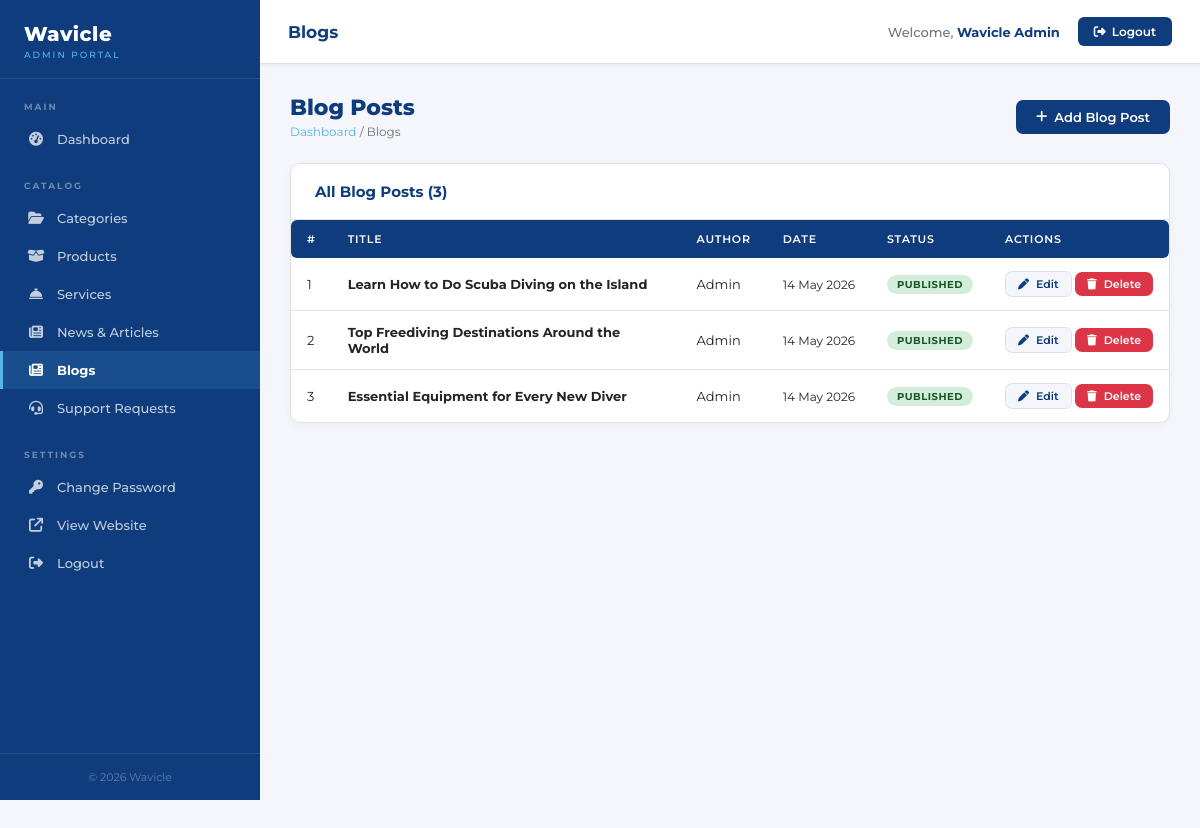
The app's page /admin/blogs/index.php (signed in) with its own data.
### tables this page shows
CREATE TABLE `blogs` (
  `id`          INT UNSIGNED NOT NULL AUTO_INCREMENT,
  `title`       VARCHAR(300) NOT NULL,
  `slug`        VARCHAR(300) NOT NULL,
  `excerpt`     TEXT         NOT NULL,
  `content`     LONGTEXT     NOT NULL,
  `image`       VARCHAR(300) NOT NULL DEFAULT '',
  `author`      VARCHAR(100) NOT NULL DEFAULT 'Admin',
  `status`      TINYINT(1)   NOT NULL DEFAULT 1,
  `created_at`  DATETIME     NOT NULL DEFAULT CURRENT_TIMESTAMP,
  `updated_at`  DATETIME     NOT NULL DEFAULT CURRENT_TIMESTAMP ON UPDATE CURRENT_TIMESTAMP,
  PRIMARY KEY (`id`),
  UNIQUE KEY `idx_blogs_slug` (`slug`),
  KEY `idx_status_created` (`status`,`created_at`)
);

### admin/includes/functions.php (called while the page is built, shortened)
<?php
function e(string $str): string {
    return htmlspecialchars($str, ENT_QUOTES, 'UTF-8');
}

### admin/blogs/index.php (the view, shortened to what this page needs)
<?php
require_once __DIR__ . '/../includes/db.php';
require_once __DIR__ . '/../includes/functions.php';
$blogs = $pdo->query('SELECT id, title, author, status, created_at FROM blogs ORDER BY created_at DESC')->fetchAll();
include __DIR__ . '/../includes/header.php';
?>
<div class="wv-page-header">
    <div>
        <h1>Blog Posts</h1>
        <div class="wv-breadcrumb"><a href="../index.php">Dashboard</a> / Blogs</div>
    </div>
    <a href="create.php" class="wv-btn wv-btn-primary"><i class="fa fa-plus"></i> Add Blog Post</a>
</div>
<div class="wv-card">
    <div class="wv-card__header">
        <span class="wv-card__title">All Blog Posts (<?php echo count($blogs); ?>)</span>
    </div>
    <div class="wv-card__body" style="padding:0;">
        <?php if ($blogs): ?>
        <table class="wv-table">
            <thead>
                <tr><th>#</th><th>Title</th><th>Author</th><th>Date</th><th>Status</th><th>Actions</th></tr>
            </thead>
            <tbody>
            <?php foreach ($blogs as $i => $b): ?>
            <tr>
                <td><?php echo $i + 1; ?></td>
                <td><strong><?php echo e(substr($b['title'], 0, 60)) . (strlen($b['title']) > 60 ? '…' : ''); ?></strong></td>
                <td><?php echo e($b['author']); ?></td>
                <td style="white-space:nowrap; font-size:12px;"><?php echo date('d M Y', strtotime($b['created_at'])); ?></td>
                <td><span class="wv-badge <?php echo $b['status'] ? 'wv-badge-active' : 'wv-badge-inactive'; ?>"><?php echo $b['status'] ? 'Published' : 'Draft'; ?></span></td>
                <td style="white-space:nowrap;">
                    <a href="edit.php?id=<?php echo $b['id']; ?>" class="wv-btn wv-btn-secondary wv-btn-sm"><i class="fa fa-pen"></i> Edit</a>
                    <form method="POST" style="display:inline;">
                        <button type="submit" class="wv-btn wv-btn-danger wv-btn-sm" data-confirm="Delete this blog post? This cannot be undone.">
                            <i class="fa fa-trash"></i> Delete
                        </button>
                    </form>
                </td>
            </tr>
            <?php endforeach; ?>
            </tbody>
        </table>
        <?php endif; ?>
    </div>
</div>
<?php include __DIR__ . '/../includes/footer.php'; ?>

### admin/includes/header.php (style rules this page uses)
*, *::before, *::after { box-sizing: border-box; margin: 0; padding: 0; }
:root { --navy: #0e3c7d; --navy-dark: #092d5e; --blue: #59b5e8; --blue-light: #e8f4fb; --white: #ffffff; --gray-bg: #f4f6fb; --gray-text: #6c757d; --border: #dee2e6; --sidebar-w: 260px; --topbar-h: 64px; }
body, p, li, td, span, label, input, textarea, select, small, a { font-family: 'itc-avant-garde-gothic', 'Avant Garde', 'Montserrat', sans-serif; }
h1, h2, h3, h4, h5, h6, .wv-topbar__title, .wv-sidebar__logo-text, .wv-card__title, .wv-page-header h1, .wv-stat__num, .wv-btn, .wv-label, .wv-nav-item, .wv-table th, .wv-sidebar__logo-sub, .wv-sidebar__section-label, .wv-sidebar__footer { font-family: 'Montserrat', sans-serif; }
body { background: var(--gray-bg); color: #212529; min-height: 100vh; }
.wv-card { background: var(--white); border-radius: 10px; border: 1px solid var(--border); box-shadow: 0 2px 8px rgba(0, 0, 0, .04); }
.wv-card__header { padding: 18px 24px; border-bottom: 1px solid var(--border); display: flex; align-items: center; justify-content: space-between; }
.wv-card__title { font-size: 15px; font-weight: 700; color: var(--navy); }
.wv-card__body { padding: 24px; }
.wv-btn { display: inline-flex; align-items: center; gap: 7px; padding: 9px 20px; border-radius: 7px; font-size: 13px; font-weight: 600; font-family: 'Montserrat', sans-serif; cursor: pointer; border: none; text-decoration: none; transition: opacity .2s, transform .1s; }
.wv-btn-primary { background: var(--navy); color: var(--white); }
.wv-btn-danger { background: #dc3545; color: var(--white); }
.wv-btn-secondary { background: var(--gray-bg); color: var(--navy); border: 1px solid var(--border); }
.wv-btn-sm { padding: 5px 12px; font-size: 11px; }
.wv-table { width: 100%; border-collapse: collapse; font-size: 13px; }
.wv-table th { background: var(--navy); color: var(--white); padding: 12px 16px; text-align: left; font-weight: 600; font-size: 11px; text-transform: uppercase; letter-spacing: .8px; }
.wv-table th:first-child { border-radius: 6px 0 0 6px; }
.wv-table th:last-child { border-radius: 0 6px 6px 0; }
.wv-table td { padding: 13px 16px; border-bottom: 1px solid var(--border); vertical-align: middle; }
.wv-table tr:last-child td { border-bottom: none; }
.wv-badge { display: inline-block; padding: 3px 10px; border-radius: 20px; font-size: 10px; font-weight: 700; letter-spacing: .5px; text-transform: uppercase; }
.wv-badge-active { background: #d4edda; color: #155724; }
.wv-page-header { display: flex; align-items: center; justify-content: space-between; margin-bottom: 24px; }
.wv-page-header h1 { font-size: 22px; font-weight: 800; color: var(--navy); }
.wv-breadcrumb { font-size: 12px; color: var(--gray-text); margin-top: 3px; }
.wv-breadcrumb a { color: var(--blue); text-decoration: none; }

### records on screen
blogs: title "Learn How to Do Scuba Diving on the Island", author "Admin", created_at "14 May 2026", status "PUBLISHED"
blogs: title "Top Freediving Destinations Around the World", author "Admin", created_at "14 May 2026", status "PUBLISHED"
blogs: title "Essential Equipment for Every New Diver", author "Admin", created_at "14 May 2026", status "PUBLISHED"

### other values on screen
$adminPageTitle "Blogs"
currentAdminName() "Wavicle Admin"
count($blogs) "3"
